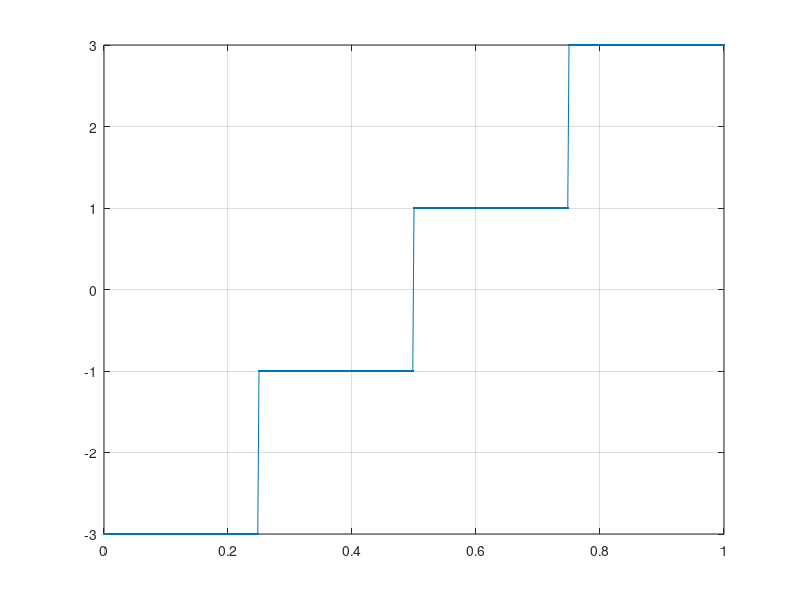

The MATLAB script that drew this image:
t=0:0.002:1;
s=t;
n=length(s);
for i=1:1:n
    if i<n/4
        s(i)=-3;
    end
    if i>n/4
        if i<=n/2
            s(i)=-1;
        end
    end
    if i>n/2
        if i<=3*n/4
            s(i)=1;
        end
    end
    if i>3*n/4
        s(i)=3;
    end
end
plot(t,s,'.-'),grid